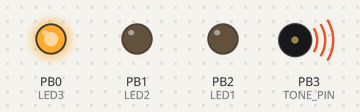
Bench run of a sketch on a simulated ATtiny85, built with avr-gcc and run on an emulated ATtiny85. On the bench: output pins drawn as LEDs (lit = HIGH), buzzer (waves = sounding).

Above: at 0.7 s.
At 1.55 s:
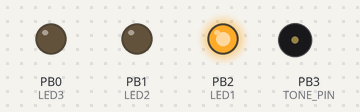
At 3.62 s:
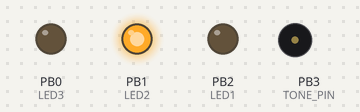
At 7.6 s:
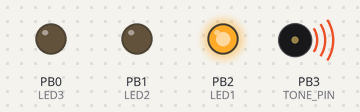
At 12.1 s:
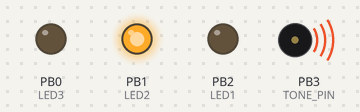
At 13.7 s:
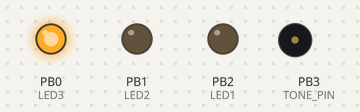
Timing chart, 0 to 16.9 s (numbered marks = the images above):
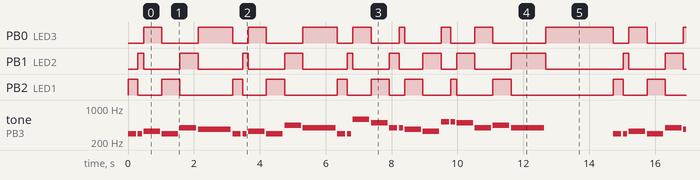

Measured:
- by itself, tone on PB3 (TONE_PIN): plays 294 Hz for 0.25 s, 294 Hz for 0.13 s, 330 Hz for 0.50 s, 294 Hz for 0.50 s, 392 Hz for 0.50 s, 370 Hz for 1.0 s … (76 notes in this stretch)
- by itself, PB1 (LED2): repeats every 14.7 s: LOW 1.1 s, HIGH 0.55 s, LOW 1.4 s, HIGH 0.18 s, LOW 1.1 s, HIGH 0.55 s, LOW 1.4 s, HIGH 0.18 s, LOW 1.1 s, HIGH 0.30 s, LOW 0.73 s, HIGH 0.55 s, LOW 0.48 s, HIGH 0.55 s, LOW 1.1 s, HIGH 1.1 s, LOW 2.4 s, HIGH 0.18 s

The sketch:

HappyBirthdayATtiny.ino
```cpp
/*
        _          _ ______ _____ _____
       (_)        | |  ____|  __ \_   _|
  _ __  ___  _____| | |__  | |  | || |
 | '_ \| \ \/ / _ \ |  __| | |  | || |
 | |_) | |>  <  __/ | |____| |__| || |_
 | .__/|_/_/\_\___|_|______|_____/_____|
 | |
 |_|

www.pixeledi.eu | twitter.com/pixeledi
Happy Birthday ATtiny| V1.0 | 06/2022

*/

//ATtiny 25 mit 8mHz (bis 28 töne funzt gut)

#include "TimerFreeTone.h"
#include "pitches.h"
#define NO_SOUND 0 // make the rests in the music
const byte TONE_PIN = 3;
const byte LED1 = 2;
const byte LED2 = 1;
const byte LED3 = 0;

// Melody (lib pitche.h)
uint16_t melody[] = { NOTE_D4,NOTE_D4,NOTE_E4,NOTE_D4,NOTE_G4,NOTE_FS4,NOTE_D4,NOTE_D4,NOTE_E4,NOTE_D4,
                      NOTE_A4,NOTE_G4,NOTE_D4,NOTE_D4,NOTE_D5,NOTE_B4,NOTE_G4,NOTE_G4,NOTE_FS4,NOTE_E4,
                      NOTE_C5,NOTE_C5,NOTE_B4,NOTE_G4,NOTE_A4,NOTE_G4, NO_SOUND};

// durations: 2 = half note, 4 = quarter note, 8 = eight note, etc
byte noteDurations[] = { 8,16,4,4,4,2,8,16,4,4,4,2,8,16,4,4,8,16,4,4,8,16,4,4,4,2,1};

int musicLength=sizeof(melody)/sizeof('NOTE_F5');

void setup() {
  // put your setup code here, to run once:
  pinMode(TONE_PIN,OUTPUT);
  pinMode(LED1, OUTPUT);
  pinMode(LED2, OUTPUT);
  pinMode(LED3, OUTPUT);
}

void loop() {

  for (int thisNote = 0; thisNote < musicLength; thisNote++) {

      // blink the three LEDs in sequence
      if (thisNote%3==0){
        digitalWrite(LED1, HIGH);
        digitalWrite(LED2, LOW);
        digitalWrite(LED3, LOW);
      }
      else if (thisNote%3==1){
        digitalWrite(LED1, LOW);
        digitalWrite(LED2, HIGH);
        digitalWrite(LED3, LOW);
      }
      else if (thisNote%3==2){
        digitalWrite(LED1, LOW);
        digitalWrite(LED2, LOW);
        digitalWrite(LED3, HIGH);
      }

    int noteDuration = 2000/noteDurations[thisNote];
    TimerFreeTone(TONE_PIN, melody[thisNote], noteDuration, 10); // Play melody[thisNote] for duration[thisNote].

    delay(50);

  }
  //while(1); // Stop (so it doesn't repeat forever driving you crazy--you're welcome).
}
```

pitches.h
```cpp
/*************************************************
 * Public Constants
 *************************************************/

#define NOTE_B0  31
#define NOTE_C1  33
#define NOTE_CS1 35
#define NOTE_D1  37
#define NOTE_DS1 39
#define NOTE_E1  41
#define NOTE_F1  44
#define NOTE_FS1 46
#define NOTE_G1  49
#define NOTE_GS1 52
#define NOTE_A1  55
#define NOTE_AS1 58
#define NOTE_B1  62
#define NOTE_C2  65
#define NOTE_CS2 69
#define NOTE_D2  73
#define NOTE_DS2 78
#define NOTE_E2  82
#define NOTE_F2  87
#define NOTE_FS2 93
#define NOTE_G2  98
#define NOTE_GS2 104
#define NOTE_A2  110
#define NOTE_AS2 117
#define NOTE_B2  123
#define NOTE_C3  131
#define NOTE_CS3 139
#define NOTE_D3  147
#define NOTE_DS3 156
#define NOTE_E3  165
#define NOTE_F3  175
#define NOTE_FS3 185
#define NOTE_G3  196
#define NOTE_GS3 208
#define NOTE_A3  220
#define NOTE_AS3 233
#define NOTE_B3  247
#define NOTE_C4  262
#define NOTE_CS4 277
#define NOTE_D4  294
#define NOTE_DS4 311
#define NOTE_E4  330
#define NOTE_F4  349
#define NOTE_FS4 370
#define NOTE_G4  392
#define NOTE_GS4 415
#define NOTE_A4  440
#define NOTE_AS4 466
#define NOTE_B4  494
#define NOTE_C5  523
#define NOTE_CS5 554
#define NOTE_D5  587
#define NOTE_DS5 622
#define NOTE_E5  659
#define NOTE_F5  698
#define NOTE_FS5 740
#define NOTE_G5  784
#define NOTE_GS5 831
#define NOTE_A5  880
#define NOTE_AS5 932
#define NOTE_B5  988
#define NOTE_C6  1047
#define NOTE_CS6 1109
#define NOTE_D6  1175
#define NOTE_DS6 1245
#define NOTE_E6  1319
#define NOTE_F6  1397
#define NOTE_FS6 1480
#define NOTE_G6  1568
#define NOTE_GS6 1661
#define NOTE_A6  1760
#define NOTE_AS6 1865
#define NOTE_B6  1976
#define NOTE_C7  2093
#define NOTE_CS7 2217
#define NOTE_D7  2349
#define NOTE_DS7 2489
#define NOTE_E7  2637
#define NOTE_F7  2794
#define NOTE_FS7 2960
#define NOTE_G7  3136
#define NOTE_GS7 3322
#define NOTE_A7  3520
#define NOTE_AS7 3729
#define NOTE_B7  3951
#define NOTE_C8  4186
#define NOTE_CS8 4435
#define NOTE_D8  4699
#define NOTE_DS8 4978
```
